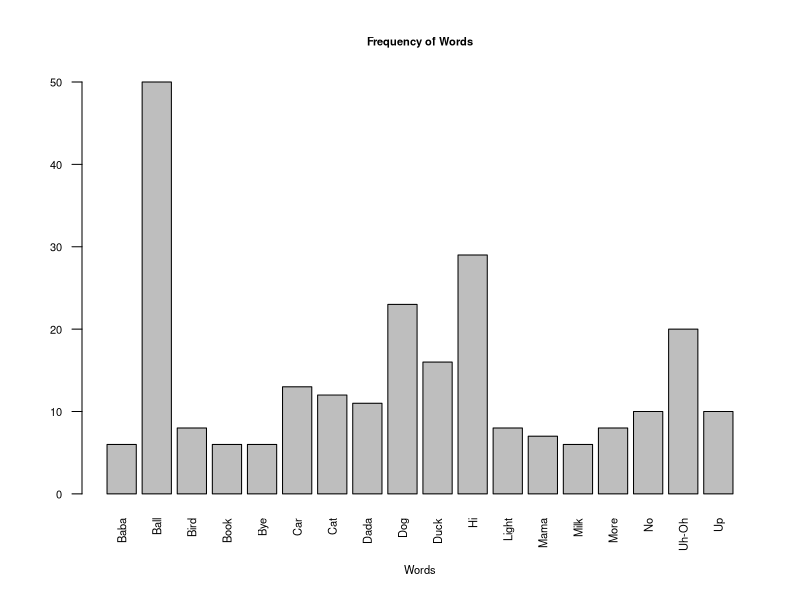

The R source for this figure: (Note: this script raises an error after producing the figure.)
## ---- chunk 1
library(plyr)
library(ggplot2)
theme_set(theme_bw()) # better ggplot theme
df = read.csv("data/CDMlangsurvey_analysis.csv") # read in data
## ---- chunk 2
x <- as.matrix(df$Word) #set Words as matrix
counts <- table(x) #establish frequencies
par(ps = 8, cex = 1, cex.main = 1) #text size
barplot(counts[which(counts>5)], las = 2,  
        main = "Frequency of Words", xlab = "Words") #draw barplot, exclude words with fewer than 5 occurences
## ---- chunk 3
## an alternate way of doing this
freqs <- ddply(df, .(Word), summarise, count=length(Word))
freqs$Word <- factor(freqs$Word, 
                     levels=with(freqs, 
                                 Word[order(count, Word, decreasing = TRUE)]))
qplot(Word, count, geom="bar", stat="identity",
      data=subset(freqs, count>5))
## ---- chunk 4
freqs <- ddply(df, .(Word,gender), summarise, count=length(Word))
freqs <- ddply(freqs, .(Word), mutate, total.count = sum(count))
freqs$Word <- factor(freqs$Word, 
                     levels=unique(with(freqs, 
                                 Word[order(total.count, 
                                            Word, decreasing = TRUE)])))
qplot(Word, count, fill=gender, 
      position="dodge",
      geom="bar", stat="identity", 
      data=subset(freqs,total.count>5 &
                  gender!=""))
## ---- chunk 5
#Age_utterance Frequencies
y <- as.matrix(df$Age_utterance) #set age of utterance as matrix 
counts2 <- table(y) #frequencies 
barplot(counts2, las = 2, ylim = c(0, 250), main = "Ages of Utterances") #draw barplot
text(2, 240, "236") #These are adding the counts above the bars 
text(3.2, 85, "81") 
text(4.3, 61, "57") 
text(5.5, 34, "30") 
text(6.75, 58, "54")
text(8, 45, "41")
## ---- chunk 6
ages <- ddply(df, .(Age_utterance), summarise, count=length(Word))
qplot(Age_utterance, count, 
      geom="bar", stat="identity",
      data=ages) + 
  geom_text(aes(label=count,y=count+8))
## ---- chunk 7
freqs <- ddply(df, .(Word,Age_utterance), summarise, count=length(Word))
freqs <- ddply(freqs, .(Word), mutate, total.count = sum(count))
freqs$Word <- factor(freqs$Word, 
                     levels=unique(with(freqs, 
                                 Word[order(total.count, Word, 
                                            decreasing = TRUE)])))
qplot(Word, count, fill=Age_utterance, 
      position="dodge",
      geom="bar", stat="identity", 
      data=subset(freqs,total.count>5 &
                  Age_utterance!="" & 
                    Age_utterance!="dontremember"))
## ---- chunk 8
freqs <- ddply(df, .(Word,Age_utterance), summarise, count=length(Word))
freqs <- ddply(freqs, .(Word), mutate, total.count = sum(count))
freqs <- ddply(freqs, .(Age_utterance), mutate, prop = count / sum(count))

freqs$Word <- factor(freqs$Word, 
                     levels=unique(with(freqs, 
                                 Word[order(total.count, Word, 
                                            decreasing = TRUE)])))
qplot(Word, prop, fill=Age_utterance, 
      position="dodge",
      geom="bar", stat="identity", 
      data=subset(freqs,total.count>5 &
                  Age_utterance!="" & 
                    Age_utterance!="dontremember"))
## ---- chunk 9
df$yearplus <- df$Age_utterance =="12m" |
  df$Age_utterance =="13m" |
  df$Age_utterance =="14mOrLater"
freqs <- ddply(df, .(Word,yearplus), summarise, count=length(Word))
freqs <- ddply(freqs, .(Word), mutate, total.count = sum(count))
freqs <- ddply(freqs, .(yearplus), mutate, prop = count / sum(count))

freqs$Word <- factor(freqs$Word, 
                     levels=unique(with(freqs, 
                                 Word[order(total.count, Word, 
                                            decreasing = TRUE)])))
qplot(Word, prop, fill=yearplus, 
      position="dodge",
      geom="bar", stat="identity", 
      data=subset(freqs,total.count>5))
## ---- chunk 10
#Subject frequencies 
z <- as.matrix(df$Subject)
counts3 <- table(z)
barplot(counts3, las = 2, ylim = c(0, 300), main = "Frequency of Subjects")
